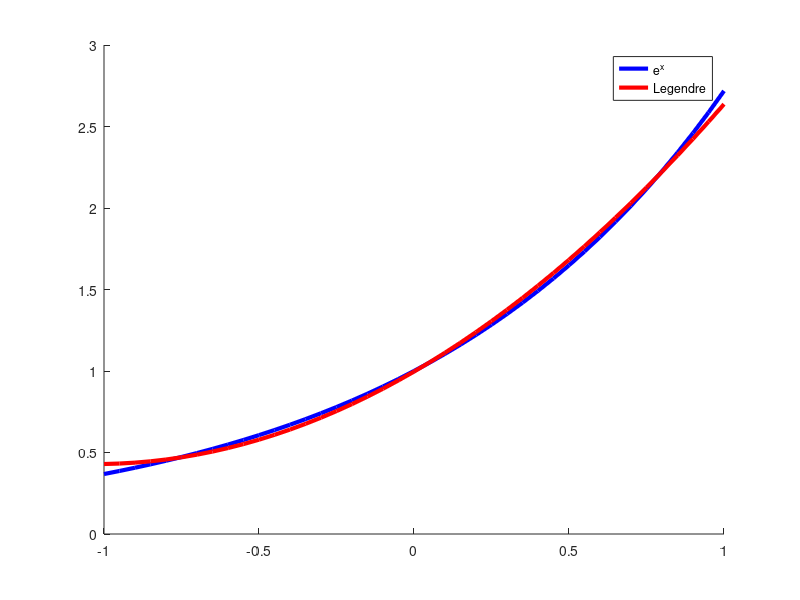

This chart was generated by the following MATLAB code:
function p2b

clear all;
close all;
hold on;

P = @(x) 0.536715.*x.^2 + 1.1036.*x + 0.996295;
_X = -1:0.05:1;

f = @(x) e.^x;

plot(_X, f(_X), 'b', 'DisplayName', 'e^x', 'LineWidth', 3 );
plot(_X, P(_X), 'r', 'DisplayName', 'Legendre', 'LineWidth', 3 );
legend('show');

end
